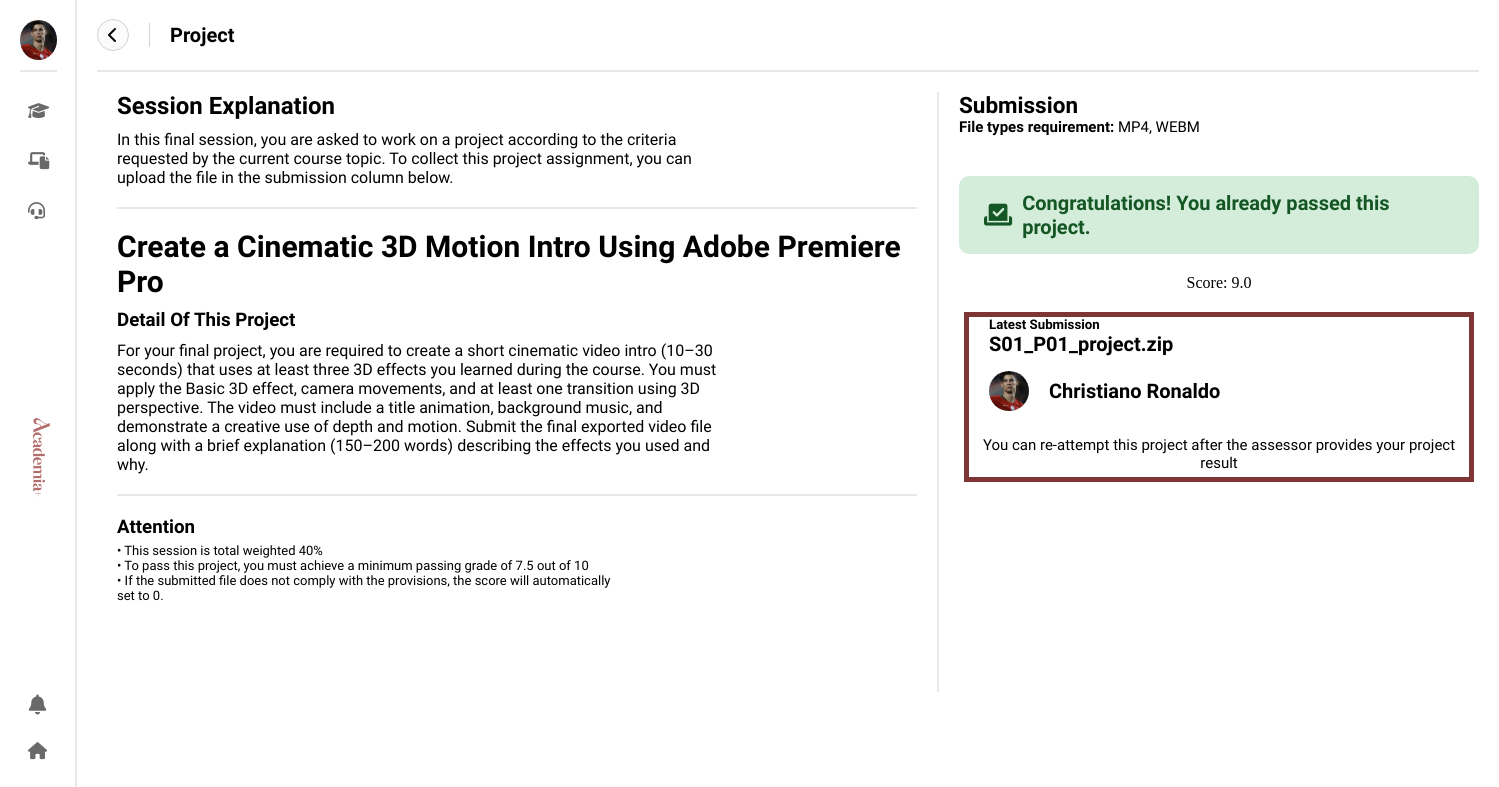
The page /project.php?projectID=P01 (signed in) on the database its author committed.
### tables this page shows
CREATE TABLE IF NOT EXISTS `student` (
  `studentID` varchar(3) NOT NULL,
  `name` varchar(50) DEFAULT NULL,
  `phoneNumber` varchar(20) DEFAULT NULL,
  `address` text,
  `DOB` date DEFAULT NULL,
  `gender` varchar(50) DEFAULT NULL,
  `status` varchar(50) DEFAULT NULL,
  `email` varchar(50) DEFAULT NULL,
  `password` varchar(255) DEFAULT NULL,
  `studentImage` text,
  PRIMARY KEY (`studentID`)
);

CREATE TABLE IF NOT EXISTS `project` (
  `projectID` varchar(3) NOT NULL,
  `sessionID` varchar(4) DEFAULT NULL,
  `projectTitle` varchar(255) DEFAULT NULL,
  `projectDetail` text,
  `fileType` varchar(50) DEFAULT NULL,
  PRIMARY KEY (`projectID`),
  KEY `sessionID` (`sessionID`)
);

CREATE TABLE IF NOT EXISTS `projectattempt` (
  `studentID` varchar(3) NOT NULL,
  `projectID` varchar(3) NOT NULL,
  `submitedFile` text,
  `score` decimal(10,1) DEFAULT NULL,
  `status` varchar(50) DEFAULT NULL,
  `projectFeedback` text,
  PRIMARY KEY (`studentID`,`projectID`),
  KEY `projectID` (`projectID`)
);

### exploreDropdown.php (called while the page is built, shortened)
<?php
include 'api/connect.php';
$studentID = $_SESSION['studentID'];
$query = "SELECT studentImage FROM student WHERE studentID = '$studentID'";
$result = mysqli_query($conn, $query);
$row = mysqli_fetch_assoc($result);
$profileImage = !empty($row['studentImage']) ? 'uploads/profilePicture/' . $row['studentImage'] : 'images/empty-profile.png';
$query = "SELECT name, email FROM student WHERE studentID = '$studentID'";
$result = mysqli_query($conn, $query);
$student = mysqli_fetch_assoc($result);
?>

### project.php (the view, shortened to what this page needs)
<?php
include 'api/connect.php';
include 'exploreDropdown.php';
$studentID = $_SESSION['studentID'];
$projectID = mysqli_real_escape_string($conn, $_GET['projectID']);
$query = "SELECT p.*, c.courseID
          FROM project p
          JOIN `session` s ON p.sessionID = s.sessionID
          JOIN course c ON s.courseID = c.courseID
          WHERE projectID = '$projectID'";
$result = mysqli_query($conn, $query);
$project = mysqli_fetch_assoc($result);
$uploadedFileName = '';
if (isset($_SESSION['studentID']) && isset($projectID)) {
    $studentID = $_SESSION['studentID'];
    $check = $conn->prepare("SELECT submitedFile FROM projectattempt WHERE studentID = ? AND projectID = ?");
    $check->bind_param("ss", $studentID, $projectID);
    $check->execute();
    $res = $check->get_result();
    if ($res && $res->num_rows > 0) {
        $row = $res->fetch_assoc();
        $uploadedFileName = basename($row['submitedFile']);
    }
}
$query = "SELECT score FROM projectattempt WHERE studentID = '$studentID' AND projectID = '$projectID'";
$result = mysqli_query($conn, $query);
$dataAttempt = mysqli_fetch_assoc($result);
$isAttempted = $dataAttempt !== null;
$score = $isAttempted ? $dataAttempt['score'] : null;
?>
<!DOCTYPE html>
<html lang="en">
<head>
    <link rel="stylesheet" href="css/navbar-learning.css">
    <link rel="stylesheet" href="css/project.css">
    <link rel="stylesheet" href="https://cdnjs.cloudflare.com/ajax/libs/font-awesome/6.7.2/css/all.min.css" />
    <link rel="stylesheet" href="https://cdnjs.cloudflare.com/ajax/libs/font-awesome/6.7.2/css/all.min.css" />
</head>
<body>
    <div class="container">
        <div class="navbar">
            <div class="menu">
                <div class="pp" id="pp">
                    <img src="<?= htmlspecialchars($profileImage);  ?>" class="nav-profile-img">
                </div>
                <a href="learningProgress.php?view=profile"><i class="fa-solid fa-graduation-cap"></i></a>
                <a href="learningProgress.php?view=courses"><i class="fa-solid fa-laptop-file"></i></button>
                <a id="cs"><i class="fa-solid fa-headset"></i></a>
            </div>
            <img class="logo" src="images/logos/fullLogo.png" alt="">
            <div class="bottom">
                <button id="notification"><i class="fa-solid fa-bell"></i></button>
                <a href="homepage.php"><i class="fa-solid fa-house"></i></a>
            </div>
        </div>
        <div class="content" id="course-base">
            <div class="sub-header">
                <a href="study.php?courseID=<?= htmlspecialchars($project['courseID'])?>"><i class="fa-solid fa-chevron-left"></i></a>
                <h1>Project</h1>
            </div>
            <div class="project-content">
                <div class="col">
                    <div class="project-explanation">
                        <h2>Session Explanation</h2>
                        <p>
                            In this final session, you are asked to work on a project according to
                            the criteria requested by the current course topic. To collect this project
                            assignment, you can upload the file in the submission column below.
                        </p>
                    </div>
                    <div class="project-theme">
                        <h2><?= htmlspecialchars($project['projectTitle'])?></h2>
                        <h3>Detail Of This Project</h3>
                        <p><?= htmlspecialchars($project['projectDetail'])?></p>
                    </div>
                    <div class="note">
                        <h3>Attention</h3>
                        <p>
                            • This session is total weighted 40% <br>
                            • To pass this project, you must achieve a minimum passing grade of 7.5 out of 10 <br>
                            • If the submitted file does not comply with the provisions, the score will automatically set to 0.
                        </p>
                    </div>
                </div>
                <div class="row">
                    <div class="submission-header">
                        <h2>Submission</h2>
                        <p><strong>File types requirement:</strong> <?= htmlspecialchars($project['fileType'])?></p>
                    </div>
                    <?php if (!$isAttempted): ?>
                    <form action="project.php?projectID=<?= htmlspecialchars($project['projectID'])?>" method="post" enctype="multipart/form-data">
                        <input type="hidden" name="studentID" value="<?= htmlspecialchars($_SESSION['studentID']) ?>">
                        <input type="hidden" name="projectID" value="<?= htmlspecialchars($projectID) ?>">
                        <input type="file" name="file" id="fileInput" style="display: none;" required>
                        <div class="upload">
                            <button type="button" id="triggerFileInput"><i class="fa-solid fa-file-arrow-up"></i>Upload File</button>
                            <span id="fileName">
                                <span id="fileLabel"></span>
                            </span>
                        </div>
                        <br><br>
                        <button class="submit-button" type="submit" name="submit_project">Submit</button>
                    </form>
                    <?php else: ?>
                        <div class="project-submitted">
                            <div class="passed-project">
                                <i class="fa-solid fa-check-to-slot"></i>
                                <h2>Congratulations! You already passed this project.</h2>
                            </div>
                            <p>Score: <?= number_format($score, 1) ?></p>
                            <div class="attempt">
                                <h5>Latest Submission</h5>
                                <h2><?= htmlspecialchars($uploadedFileName) ?></h2>
                                <div class="attempt-profile">
                                    <img src="<?= htmlspecialchars($profileImage);  ?>" class="nav-profile-img">
                                    <h2><?= htmlspecialchars($student['name'])?></h2>
                                </div>
                                <p class="submission-text">You can re-attempt this project after the assessor provides your project result</p>
                            </div>
                        </div>
                    <?php endif; ?>
                </div>
            </div>
        </div>
    </div>
</body>
</html>

### css/navbar-learning.css (style rules this page uses)
*, *::before, *::after { margin: 0; padding: 0; }
.container { display: flex; flex-direction: row; }
.navbar { width: 5%; height: auto; display: flex; flex-direction: column; align-items: left; position: fixed; padding-top: 20px; left: 0; height: 100%; border-right: 2px solid rgb(232, 232, 232); }
.menu { width: 100%; display: flex; flex-direction: column; gap: 30px; margin-bottom: 220px; }
.logo { transform: rotate(90deg); width: 80px; margin-bottom: 220px; }
.bottom button { font-size: 20px; background: none; border: none; cursor: pointer; color: #696969; width: 100%; }
.bottom { display: flex; flex-direction: column; align-items: center; justify-content: center; gap: 25px; }
.bottom a { color: #696969; font-size: 17px; }
.menu a { color: #696969; font-size: 17px; margin-left: 28px; }
.nav-profile-img { width: 40px; height: 40px; object-fit: cover; border-radius: 50%; cursor: pointer; background-color: #f2f2f2; }
.pp { padding-bottom: 10px; width: 50%; border-bottom: 2px solid rgb(232, 232, 232); display: flex; align-items: center; justify-content: center; margin-left: 20px; }

### css/project.css (style rules this page uses)
.content { margin-left: 77px; width: 100%; height: 100%; }
.sub-header { height: 70px; border-bottom: 2px solid rgb(232, 232, 232); display: flex; align-items: center; margin-left: 20px; margin-right: 20px; }
.sub-header h1 { font-size: 20px; font-family: "Afacad Flux", sans-serif; border-left: 1px solid rgb(210, 210, 210); padding-left: 20px; }
.sub-header button, .sub-header a { width: 30px; height: 30px; border-radius: 50%; background-color: #fbfbfb; border: 1px solid rgb(210, 210, 210); display: flex; align-items: center; justify-content: center; margin-right: 20px; color: black; text-decoration: none; cursor: pointer; }
.project-content { display: flex; margin-top: 20px; margin-left: 40px; gap: 20px; }
.project-explanation { display: flex; flex-direction: column; gap: 10px; width: 800px; border-bottom: 2px solid rgb(232, 232, 232); padding-bottom: 20px; font-family: "Afacad Flux", sans-serif; margin-bottom: 20px; }
.project-explanation p { width: 600px; }
.col { display: flex; flex-direction: column; }
.project-theme { font-family: "Afacad Flux", sans-serif; display: flex; flex-direction: column; gap: 10px; }
.project-theme h2 { font-weight: 800; font-size: 30px; }
.project-theme p { width: 600px; }
.note { font-family: "Afacad Flux", sans-serif; display: flex; flex-direction: column; gap: 5px; border-top: 2px solid rgb(232, 232, 232); padding-top: 20px; margin-top: 20px; }
.note p { width: 500px; font-size: 13px; }
.row { border-left: 2px solid rgb(232, 232, 232); width: 100%; display: flex; flex-direction: column; align-items: center; justify-content: left; padding-left: 20px; padding-right: 20px; height: 600px; }
.submission-header { text-align: left; width: 100%; margin-bottom: 40px; font-family: "Afacad Flux", sans-serif; font-size: 15px; }
.submission-text { font-family: "Afacad Flux", sans-serif; font-size: 15px; text-align: center; }
.attempt { font-family: "Afacad Flux", sans-serif; border: 5px solid rgb(126, 53, 53); width: 500px; height: 150px; padding-bottom: 10px; }
.attempt-profile { margin-top: 10px; display: flex; align-items: center; font-size: 12px; margin-bottom: 20px; padding-left: 20px; padding-top: 5px; padding-bottom: 5px; }
.attempt h5 { margin-left: 20px; }
.attempt h2 { margin-left: 20px; font-size: 20px; }
.project-submitted { display: flex; flex-direction: column; align-items: center; gap: 20px; }
.passed-project { display: flex; align-items: center; gap: 10px; font-family: "Afacad Flux", sans-serif; background-color: #d4edda; color: #155724; padding-top: 15px; padding-bottom: 15px; padding-left: 25px; padding-right: 25px; border-radius: 10px; }
.passed-project h2 { font-size: 20px; }
.passed-project i { font-size: 25px; }

### rows shown on the page
student: studentImage (picture), name "Christiano Ronaldo"
project: projectTitle "Create a Cinematic 3D Motion Intro Using Adobe Premiere Pro", projectDetail "For your final project, you are required to create a short cinematic video intro (10–30 seconds) that uses at least three 3D effects you learned during the course. You must apply the Basic 3D effect, camera movements, and at least one transition using 3D perspective. The video must include a title animation, background music, and demonstrate a creative use of depth and motion. Submit the final exported video file along with a brief explanation (150–200 words) describing the effects you used and why.", fileType "MP4, WEBM"
projectattempt: score "9.0", submitedFile "S01_P01_project.zip"
